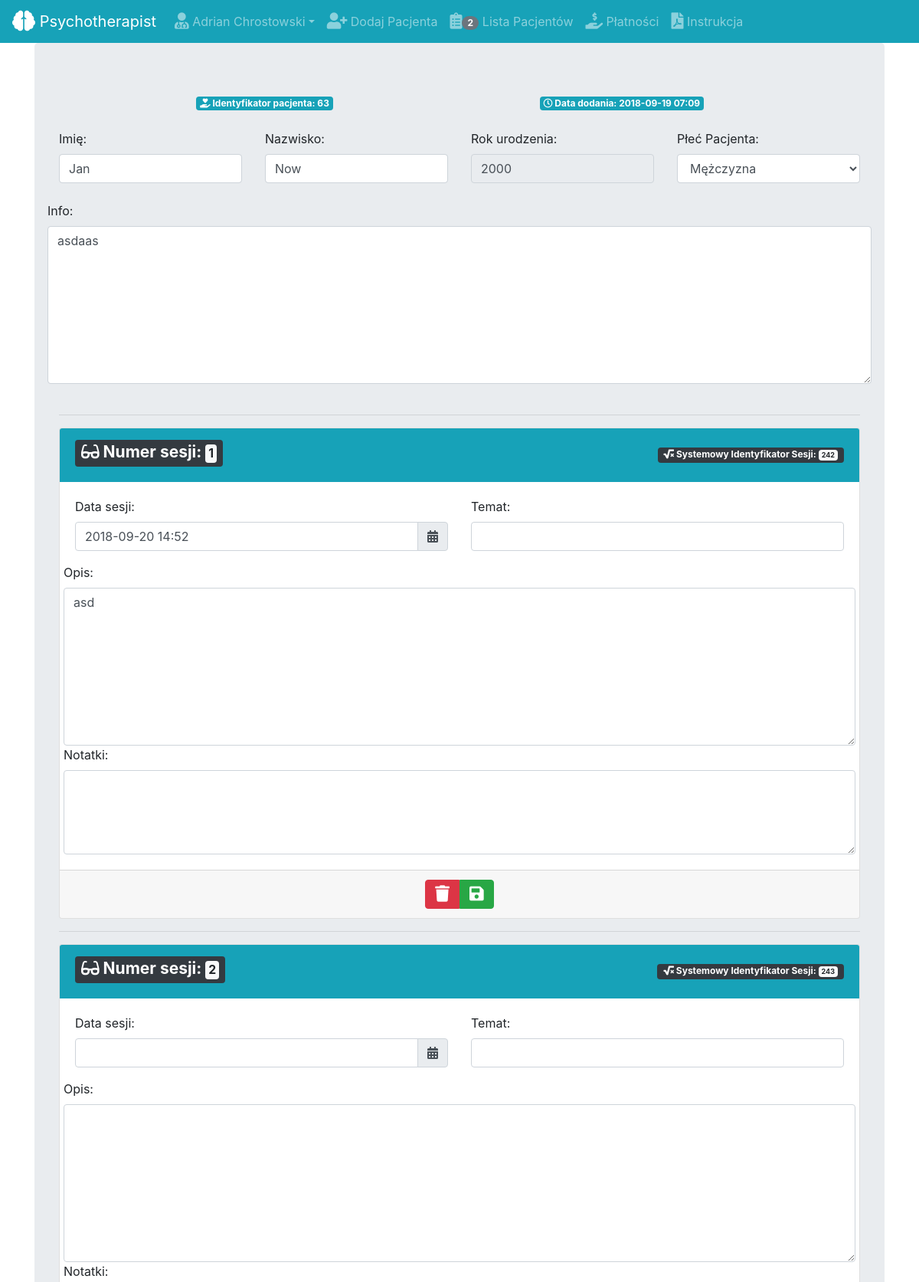
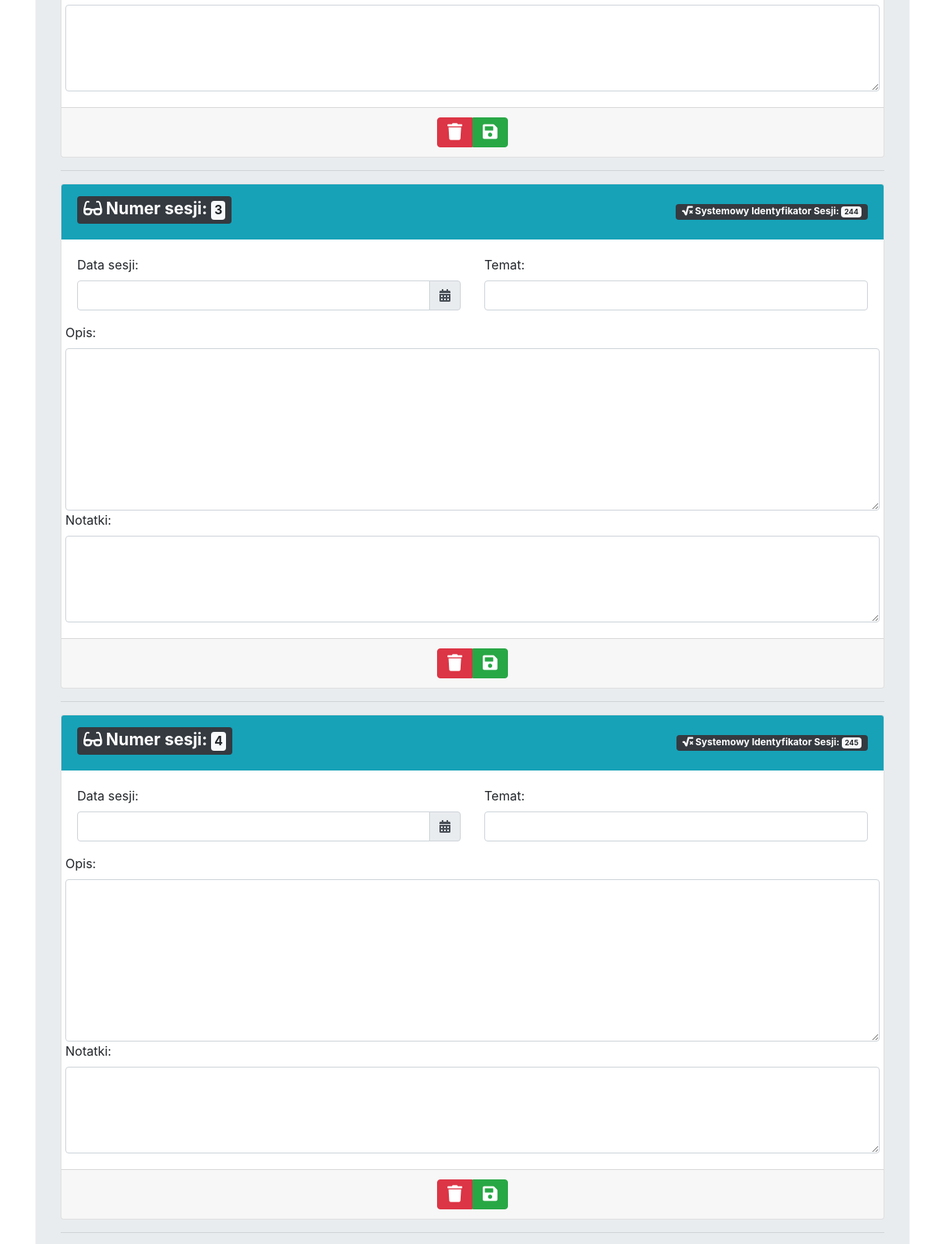
Page /patient_details/63/ (signed in, upper part) on the committed database (2 pictures, top to bottom).
### psychotherapist/models.py (models this page shows, shortened)
class Patient(models.Model):
    firstName = models.CharField(max_length=30)
    lastName = models.CharField(max_length=50)
    byear = models.IntegerField(blank=False)
    registerDate = models.DateTimeField(auto_now_add=True, null=True)
    bio = models.TextField(max_length=50000, blank=True)
    gender = models.CharField(max_length=1, blank=True)
    owner = models.ForeignKey(User, related_name='patients', on_delete=models.CASCADE)
    lastMod = models.DateTimeField(default=None, blank=True, null=True)
    objects = models.Manager()
    class Meta:
        get_latest_by = 'registerDate'
        ordering = ('-registerDate',)
        verbose_name_plural = 'patients'

class Session(models.Model):
    patient_id = models.ForeignKey(Patient, related_name='sessions', on_delete=models.CASCADE)
    sessionNo = models.IntegerField(blank=False)
    sessionDate = models.DateTimeField(default=None, null=True)
    subject = models.CharField(max_length=255, blank=True)
    content = models.TextField(max_length=50000, blank=True)
    notes = models.TextField(max_length=1000, blank=True)
    paymentDate = models.DateField(default=None, blank=True, null=True)
    amount = models.DecimalField(max_digits=10, decimal_places=0, blank=True, null=True)
    method = models.CharField(max_length=10, blank=True, null=True, default=None)
    timestamp = models.DateTimeField(auto_now_add=True)
    lastMod = models.DateTimeField(default=None, blank=True, null=True)
    objects = models.Manager()
    class Meta:
        get_latest_by = 'sessionDate'
        ordering = ('sessionNo',)
        verbose_name_plural = 'sessions'

### psychotherapist/views.py (the view, shortened to what this page needs)
# urls.py: url(r'^patient_details/(?P<patient_id>[0-9]+)/$', views.patient_details, name='patient_details'),
@login_required(login_url='/user_login/')
def patient_details(request, patient_id):
    state = ''
    firstname = request.user.first_name
    lastname = request.user.last_name
    username = firstname + ' ' + lastname
    patient = get_object_or_404(Patient, pk=patient_id)
    ex_ses = int(Session.objects.filter(patient_id=patient_id).count())
    patient_count = int(Patient.objects.filter(owner=request.user).count())
    session_list = Session.objects.filter(patient_id=patient)
    if request.user == patient.owner:
        return render(request, 'psychotherapist/patient_details.html', {'username': username, 'patient': patient,
                                                                        'session_list': session_list,
                                                                        'patient_count': patient_count,
                                                                        'state': state})
    else:
        return redirect('/deny')

### psychotherapist/templates/psychotherapist/patient_details.html (shortened to what this page needs)
{% load static %}
<!DOCTYPE html>
<html lang="en">
<head>
    <link rel="stylesheet" href="https://maxcdn.bootstrapcdn.com/bootstrap/4.0.0/css/bootstrap.min.css">
    <link rel="stylesheet" href="https://cdnjs.cloudflare.com/ajax/libs/tempusdominus-bootstrap-4/5.0.0-alpha18/css/tempusdominus-bootstrap-4.min.css" />
    <link rel="stylesheet" href="https://use.fontawesome.com/releases/v5.3.1/css/all.css">
    <link rel="stylesheet" href="https://cdn.datatables.net/1.10.16/css/dataTables.bootstrap4.min.css">
</head>
<body>
<nav class="navbar navbar-expand-sm bg-info navbar-dark">
    <a class="navbar-brand" href="/"><i class="fas fa-brain fa-lg"></i>&nbsp;Psychotherapist</a>
    <ul class="navbar-nav">
        <li class="nav-item dropdown">
            <a class="nav-link dropdown-toggle" data-toggle="dropdown" href="#"></i>
                <i class="fas fa-user-md fa-lg"></i>&nbsp;{{ username }}</a>
        </li>
    </ul>
    <ul class="navbar-nav">
        <li class="nav-item">
            <a class="nav-link" href="/add_patient/"><i class="fas fa-user-plus fa-lg"></i>&nbsp;Dodaj Pacjenta</a>
        </li>
        <li class="nav-item">
            <a class="nav-link" href="/list_patients/"><i class="fas fa-clipboard-list fa-lg"></i><span class="badge badge-pill badge-secondary">{{ patient_count }}</span>&nbsp;Lista Pacjentów </a>
        </li>
        <li class="nav-item">
            <a class="nav-link" href="/payment_list/"><i class="fas fa-hand-holding-usd fa-lg"></i>&nbsp;Płatności</a>
        </li>
        <li class="nav-item">
            <a class="nav-link" href="{% static 'media/psychotherapist.pdf'%}" target="_blank"><i class="fas fa-file-pdf fa-lg"></i>&nbsp;Instrukcja</a>
        </li>
    </ul>
</nav>
<div class="container">
    <div class="jumbotron">
        <div class="row">
            <div class="col-4"></div>
            <div class="col-4">
            </div>
            <div class="col-4"></div>
        </div>
        <form method="post">
            <div class="row">
                <div class="col-md-2"></div>
                <div class="col">
                    <span class="badge badge-info"><i class="fas fa-hand-holding-heart"></i>&nbsp;Identyfikator pacjenta: {{ patient.id }}</span>
                </div>
                <div class="col">
                    <span class="badge badge-info"><i class="far fa-clock"></i>&nbsp;Data dodania: {{ patient.registerDate|date:'Y-m-d H:m' }}</span>
                </div>
            </div><br>
            <div class="row">
                <div class="col-md-3">
                    <label for="firstName">Imię:</label>
                    <input type="text" class="form-control" id="firstName" name="firstName"
                           pattern="[A-Z]{1}[a-z]{2,}" title="Rozpocznij wielką literą, min. 3 znaki" required
                           value="{{ patient.firstName }}">
                </div>
                <div class="col-md-3">
                    <label for="lastName">Nazwisko:</label>
                    <input type="text" class="form-control" id="lastName" name="lastName"
                           pattern="[A-Z]{1}[a-z]{2,}" title="Rozpocznij wielką literą, min. 3 znaki" required
                           value="{{ patient.lastName }}">
                </div>
                <div class="col-md-3">
                    <label for="byear">Rok urodzenia:</label>
                    <input type="text" class="form-control" id="byear" name="byear" disabled
                           value="{{ patient.byear }}">
                </div>
                <div class="col-md-3">
                    <label for="gender">Płeć Pacjenta:</label>
                    <select class="form-control" id="gender" name="gender" required>
                        {% if patient.gender == "M" %}
                        <option selected value="M">Mężczyzna</option>
                        {% elif patient.gender == "K" %}
                        <option value="M">Mężczyzna</option>
                        <option selected value="K">Kobieta</option>
                        <option value="N">NN</option>
                        {% elif patient.gender == "N" %}
                        <option value="M">Mężczyzna</option>
                        <option value="K">Kobieta</option>
                        <option selected value="N">NN</option>
                        {% endif %}
                    </select>
                </div>
            </div>
            <br>
            <div class="row">
                <label for="patient_info">Info:</label>
                <textarea class="form-control" id="patient_info" name="patient_info" required rows="8">{{ patient.bio }}</textarea>
            </div>
            <br>
            <div class="row">
                <div class="container-fluid">
                    {% for session in session_list %}
                    <hr>
                    <div class="card">
                        <div class="card-header bg-info border-0 d-flex align-items-center">
                            <div>
                                <h3>
                                    <span class="badge badge-dark px-2"><i class="fas fa-glasses"></i>&nbsp;Numer sesji:
                                <span class="badge badge-light px-1">{{ session.sessionNo }}</span>
                                </span>
                                </h3>
                            </div>
                            <span class="badge badge-dark ml-auto px-2"><i class="fas fa-square-root-alt"></i>&nbsp;Systemowy Identyfikator Sesji:
                                <span class="badge badge-light px-1">{{ session.id }}</span>
                            </span>
                        </div>
                        <div class="card-body">
                            <div class="row">
                                <div class="col">
                                    <label>Data sesji:</label>
                                    <div class="form-group">
                                        <div class="input-group date" id="datetimepicker{{ session.sessionNo }}" data-target-input="nearest">
                                            <input type="text" class="form-control datetimepicker-input" data-target="#datetimepicker{{ session.sessionNo }}"
                                                   value="{{ session.sessionDate|date:'Y-m-d H:i' }}" name="session_date_{{ session.sessionNo }}"
                                                   pattern="([0-9]{4}[-][0-9]{2}[-][0-9]{2} [0-9]{2}:[0-9]{2})"
                                                   title="Wymagany format daty: rrrr-mm-dd hh:mm"/>
                                            <div class="input-group-append" data-target="#datetimepicker{{ session.sessionNo }}" data-toggle="datetimepicker">
                                                <div class="input-group-text"><i class="fas fa-calendar-alt"></i></div>
                                            </div>
                                        </div>
                                    </div>
                                </div>
                                <div class="col">
                                    <label for="session_subject_{{ session.sessionNo }}">Temat:</label>
                                    <input type="text" name="session_subject_{{ session.sessionNo }}"
                                           id="session_subject_{{ session.sessionNo }}"
                                           class="form-control" value="{{ session.subject }}" />
                                </div>
                            </div>
                            <div class="row">
                                <label for="session_content">Opis:</label>
                                <textarea name="session_content_{{ session.sessionNo }}" id="session_content" rows="8"
                                          class="form-control">{{ session.content }}</textarea>
                            </div>
                            <div class="row">
                                <label for="session_notes">Notatki:</label>
                                <textarea name="session_notes_{{ session.sessionNo }}" id="session_notes" rows="4"
                                          class="form-control">{{ session.notes }}</textarea>
                            </div>
                        </div>
                        <div class="card-footer d-flex align-items-center">
                            <div class="btn-group mx-auto">
                                <button type="submit" name="remove" class="btn btn-danger mx-auto" title="Usuń sesję"
                                        value="{{ session.sessionNo }}"><i class="fas fa-trash fa-lg"></i></button>
                                <button type="submit" name="save" class="btn btn-success mx-auto" title="Zapisz sesję"
                                        value="{{ session.sessionNo }}"><i class="fas fa-save fa-lg"></i></button>
                            </div>
                        </div>
                    </div>
                    {% endfor %}
                </div>
            </div>
        </form>
    </div>
</div>
</body>
</html>

### rows in the picture
Patient: id "63", registerDate "2018-09-19 07:09", firstName "Jan", lastName "Now", byear "2000", gender "Mężczyzna", patient_info "asdaas"
Session: sessionNo "1", id "242", sessionNo "2018-09-20 14:52", sessionNo "asd"
Session: sessionNo "2", id "243"
Session: sessionNo "3", id "244"
Session: sessionNo "4", id "245"

### other values in the picture
{{ username }} "Adrian Chrostowski"
{{ patient_count }} "2"
